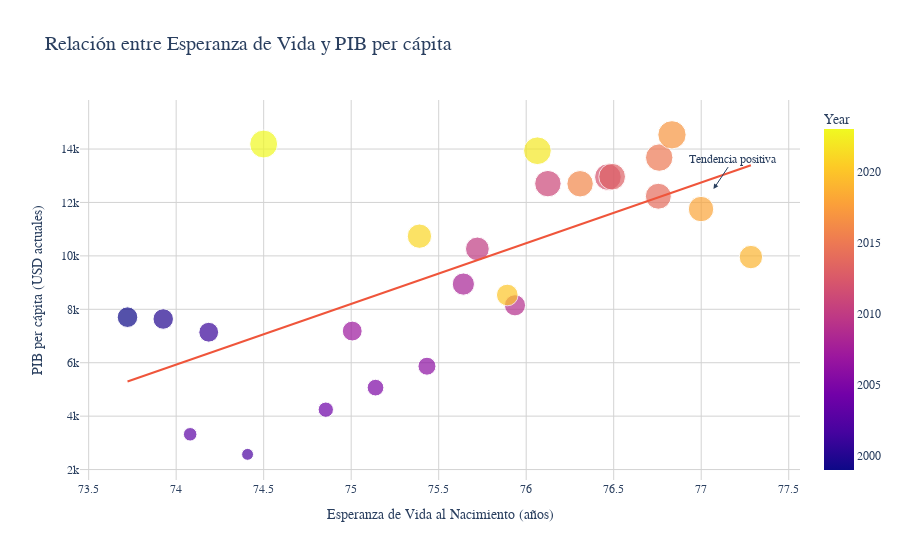

Notebook code for this chart:
### Code cell
fig = px.scatter(df_pivot, 
                 x='Life expectancy at birth, total (years)', 
                 y='GDP per capita (current US$)', 
                 color='Year',
                 size='GDP per capita (current US$)', 
                 hover_data=['Year'],  
                 trendline="ols", 
                 title='Relación entre Esperanza de Vida y PIB per cápita',
                 labels={'Life expectancy at birth, total (years)': 'Esperanza de Vida al Nacimiento (años)',
                         'GDP per capita (current US$)': 'PIB per cápita (USD actuales)'},
                 template='plotly_white') 


fig.update_layout(
    xaxis_title="Esperanza de Vida al Nacimiento (años)",
    yaxis_title="PIB per cápita (USD actuales)",
    xaxis=dict(showgrid=True, gridcolor='lightgray'),
    yaxis=dict(showgrid=True, gridcolor='lightgray'),
    showlegend=True,
    legend_title_text='Año',
    hovermode="x unified",  
    font=dict(size=12, family="Arial"),
    title_font_size=20
)


fig.add_annotation(
    x=77.07,
    y=12500,
    xref="x",
    yref="y",
    text="Tendencia positiva",
    showarrow=True,
    arrowhead=2,
    ax=20,
    ay=-30
)

# Mostrar el gráfico
fig.show()

### Figure 1 — Plotly figure (JSON) as saved in the notebook; plotly's stock layout.template omitted (floating-point values rounded to 4 significant figures)
{"data": [{"customdata": [[1999], [2000], [2001], [2002], [2003], [2004], [2005], [2006], [2007], [2008], [2009], [2010], [2011], [2012], [2013], [2014], [2015], [2016], [2017], [2018], [2019], [2020], [2021], [2022], [2023]], "hovertemplate": "Esperanza de Vida al Nacimiento (años)=%{x}<br>PIB per cápita (USD actuales)=%{marker.size}<br>Year=%{marker.color}<extra></extra>", "legendgroup": "", "marker": {"color": [1999, 2000, 2001, 2002, 2003, 2004, 2005, 2006, 2007, 2008, 2009, 2010, 2011, 2012, 2013, 2014, 2015, 2016, 2017, 2018, 2019, 2020, 2021, 2022, 2023], "coloraxis": "coloraxis", "size": [7706.0, 7637.0, 7141.0, 2570.0, 3320.0, 4242.0, 5068.0, 5869.0, 7185.0, 8944.0, 8150.0, 10260.0, 12700.0, 12950.0, 12960.0, 12230.0, 13680.0, 12700.0, 14530.0, 11750.0, 9956.0, 8536.0, 10740.0, 13940.0, 14190.0], "sizemode": "area", "sizeref": 36.33, "symbol": "circle"}, "mode": "markers", "name": "", "orientation": "v", "showlegend": false, "type": "scatter", "x": [73.72, 73.93, 74.19, 74.41, 74.08, 74.86, 75.14, 75.43, 75.01, 75.64, 75.94, 75.72, 76.12, 76.47, 76.49, 76.75, 76.76, 76.31, 76.83, 77.0, 77.28, 75.89, 75.39, 76.06, 74.5], "xaxis": "x", "y": [7706.0, 7637.0, 7141.0, 2570.0, 3320.0, 4242.0, 5068.0, 5869.0, 7185.0, 8944.0, 8150.0, 10260.0, 12700.0, 12950.0, 12960.0, 12230.0, 13680.0, 12700.0, 14530.0, 11750.0, 9956.0, 8536.0, 10740.0, 13940.0, 14190.0], "yaxis": "y"}, {"hovertemplate": "<b>OLS trendline</b><br>GDP per capita (current US$) = 2272.42 * Life expectancy at birth, total (years) + -162229<br>R<sup>2</sup>=0.435147<br><br>Esperanza de Vida al Nacimiento (años)=%{x}<br>PIB per cápita (USD actuales)=%{y} <b>(trend)</b><extra></extra>", "legendgroup": "", "marker": {"symbol": "circle"}, "mode": "lines", "name": "", "showlegend": false, "type": "scatter", "x": [73.72, 73.93, 74.08, 74.19, 74.41, 74.5, 74.86, 75.01, 75.14, 75.39, 75.43, 75.64, 75.72, 75.89, 75.94, 76.06, 76.12, 76.31, 76.47, 76.49, 76.75, 76.76, 76.83, 77.0, 77.28], "xaxis": "x", "y": [5298.0, 5762.0, 6112.0, 6353.0, 6857.0, 7066.0, 7873.0, 8216.0, 8518.0, 9089.0, 9186.0, 9659.0, 9841.0, 10230.0, 10330.0, 10620.0, 10760.0, 11170.0, 11540.0, 11590.0, 12190.0, 12200.0, 12370.0, 12740.0, 13390.0], "yaxis": "y"}], "layout": {"annotations": [{"arrowhead": 2, "ax": 20, "ay": -30, "showarrow": true, "text": "Tendencia positiva", "x": 77.07, "xref": "x", "y": 12500, "yref": "y"}], "coloraxis": {"colorbar": {"title": {"text": "Year"}}, "colorscale": [[0, "#0d0887"], [0.1111, "#46039f"], [0.2222, "#7201a8"], [0.3333, "#9c179e"], [0.4444, "#bd3786"], [0.5556, "#d8576b"], [0.6667, "#ed7953"], [0.7778, "#fb9f3a"], [0.8889, "#fdca26"], [1, "#f0f921"]]}, "font": {"family": "Arial", "size": 12}, "hovermode": "x unified", "legend": {"itemsizing": "constant", "title": {"text": "Año"}, "tracegroupgap": 0}, "showlegend": true, "title": {"font": {"size": 20}, "text": "Relación entre Esperanza de Vida y PIB per cápita"}, "xaxis": {"anchor": "y", "domain": [0, 1], "gridcolor": "lightgray", "showgrid": true, "title": {"text": "Esperanza de Vida al Nacimiento (años)"}}, "yaxis": {"anchor": "x", "domain": [0, 1], "gridcolor": "lightgray", "showgrid": true, "title": {"text": "PIB per cápita (USD actuales)"}}}}
